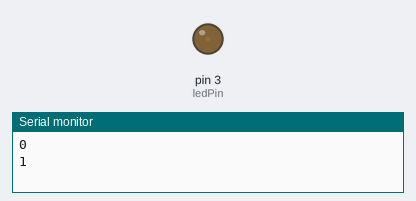
Bench run of a sketch on a simulated Arduino Uno, built with avr-gcc and run on an emulated ATmega328P. On the bench: output pins drawn as LEDs (lit = HIGH), the last lines printed to the serial monitor.

Above: at 0.05 s.
At 2.35 s:
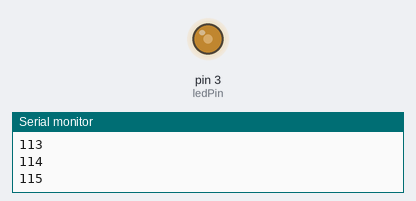
At 4.65 s:
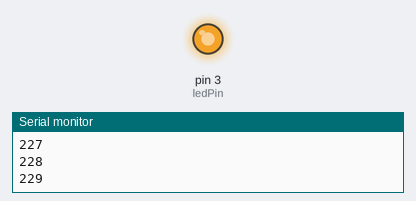
At 9.3 s:
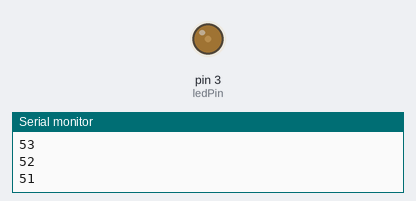
Timing chart, 0 to 13.4 s (numbered marks = the images above):
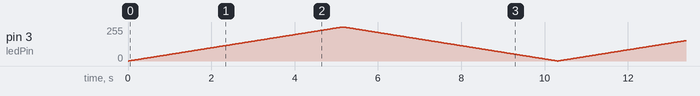

The sketch:

Deneme17-For.ino
```cpp
// pin definitions
int ledPin = 3; // Ledi PWM pinlerinden birine bağlamazsak ışık şiddeti artıp azalamaz.

// global variables
int rampTime = 20;

void setup() {
  // setup pin modes
  pinMode(ledPin, OUTPUT);
  //initialise serial port
  Serial.begin(9600);
}

void loop() {
  // ramp LED brightness up to max
  for(int i = 0; i<256; i++)
  {
    analogWrite(ledPin, i);
    delay(rampTime);
    Serial.println(i);
  }

  // ramp LED brightness down to 0
  for(int i = 255; i>0; i--)
  {
    analogWrite(ledPin, i);
    delay(rampTime);
    Serial.println(i);
  }
}
```
